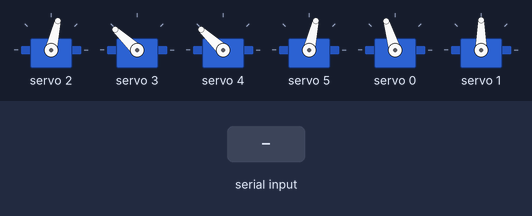
This sketch was run on a simulated Arduino Uno, built with avr-gcc and run on an emulated ATmega328P. Shown: 6 × servo. The test bench sets the inputs (shaded band).

Above: at 1.2 s.
1.3 s: "BLINK 150\n" received over Serial
At 2.2 s:
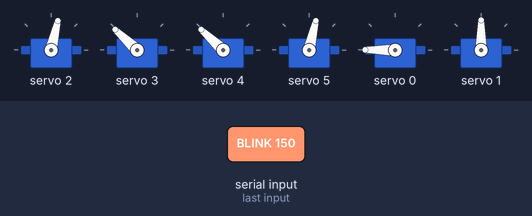
2.8 s: "BLINK\n" received over Serial
At 2.93 s:
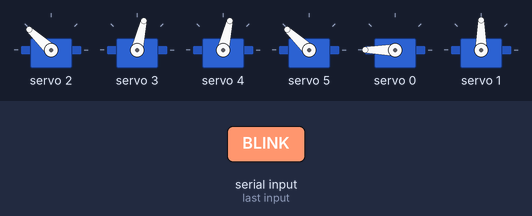
4.5 s: "90 45 200\n" received over Serial
At 5.7 s:
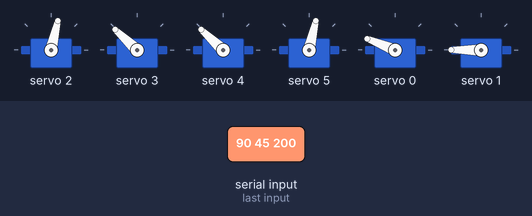
6.0 s: "90 45\n" received over Serial
At 6.9 s:
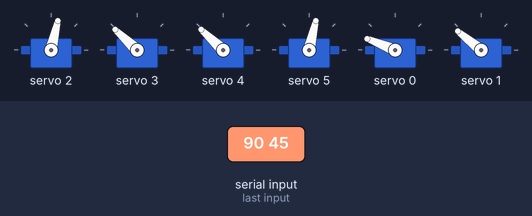
7.5 s: "30 150\n" received over Serial
At 8.0 s:
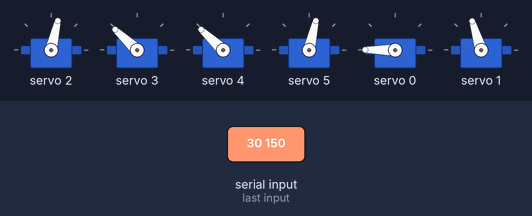
9.0 s: "1 90\n" received over Serial
At 10.3 s:
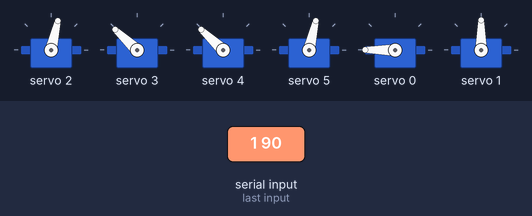
Timing chart, 0 to 11.5 s (numbered marks = the images above; inputs shaded):
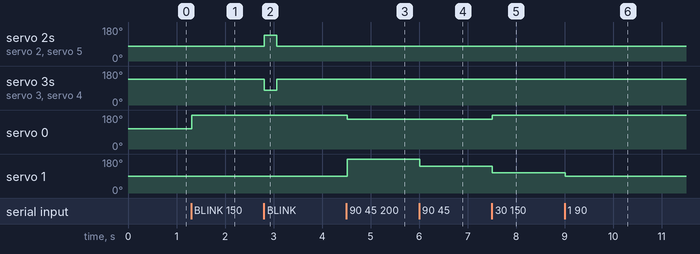

Measured:
- after the input at 1.3 s, servo 0: 107° → 180° at once
- after the input at 2.8 s, servo 2, servo 5: 77° → 137° at once, → 77° 0.25 s later; servo 3, servo 4: 137° → 77° at once, → 137° 0.25 s later
- after the input at 4.5 s, servo 0: 180° → 158° at once; servo 1: 90° → 180° at once
- after the input at 6.0 s, servo 1: 180° → 141° at once
- after the input at 7.5 s, servo 0: 158° → 180° at once; servo 1: 141° → 107° at once
- after the input at 9.0 s, servo 1: 107° → 90° at once

The sketch:

eye_mech_interface.ino
```cpp
#include <Wire.h>
#include <Adafruit_PWMServoDriver.h>

Adafruit_PWMServoDriver pwm = Adafruit_PWMServoDriver();

// Pulse Range of X/Y: Need to be adjusted based on hardware calibration
// X range(degree): 40-140 (mid: 90), Y range(degree): 50-100 (mid: 75)
// PWM range(2.85/degree): 150 ~0 degree， 665 ~180 degree, 410 ~90 degree
#define X_DEGREE_MIN 40
#define X_DEGREE_MAX 140
#define Y_DEGREE_MIN 50
#define Y_DEGREE_MAX 100

#define SERVOMIN  150 // this is the 'minimum' pulse length count (out of 4096)
#define PULSE_Ratio 2.85

// Pulse Range of lid
#define SERVOMIN_LID 330
#define SERVOMAX_LID 480

int Fullrange = SERVOMIN_LID+SERVOMAX_LID-10;

// port cache
String inputString = "";
bool stringComplete = false;

// Current pulse of lid(left-top,left-bottom,right-top,right-bottom), initial value is fully open
int uplidpulse = SERVOMIN_LID;
int lolidpulse = SERVOMAX_LID;
int altuplidpulse = SERVOMAX_LID;
int altlolidpulse = SERVOMIN_LID;
// Pulse step for lid when receiving command from mouse wheel
const int LID_STEP_PULSE = 5;

void update_lid() {
  pwm.setPWM(2, 0, uplidpulse);
  pwm.setPWM(3, 0, lolidpulse);
  pwm.setPWM(4, 0, altuplidpulse);
  pwm.setPWM(5, 0, altlolidpulse);
}

void blink() {
  // close lid
  pwm.setPWM(2, 0, SERVOMAX_LID);
  pwm.setPWM(3, 0, SERVOMIN_LID);
  pwm.setPWM(4, 0, SERVOMIN_LID);
  pwm.setPWM(5, 0, SERVOMAX_LID);

  delay(250);

  // open lid
  update_lid();
}

void update_lid_pulse(int delta) {
  int d_pulse = delta * LID_STEP_PULSE;
  uplidpulse -= d_pulse;
  uplidpulse = constrain(uplidpulse, SERVOMIN_LID, SERVOMAX_LID);
  altuplidpulse = Fullrange - uplidpulse;

  lolidpulse += d_pulse;
  lolidpulse = constrain(lolidpulse, SERVOMIN_LID, SERVOMAX_LID);
  altlolidpulse = Fullrange - lolidpulse;

  update_lid();
}

void update_eye(float x, float y) {
  int xPulse = SERVOMIN + PULSE_Ratio * map(x, -50, 50, X_DEGREE_MIN, X_DEGREE_MAX);
  int yPulse = SERVOMIN + PULSE_Ratio * map(y, -50, 50, Y_DEGREE_MIN, Y_DEGREE_MAX);
  pwm.setPWM(0, 0, xPulse);
  pwm.setPWM(1, 0, yPulse);
}

void setup() {
  Serial.begin(9600);
  //Serial.println("Arduino: Ready to receive X,Y / δ / BLINK commands");

  pwm.begin();
  pwm.setPWMFreq(60); // Analog servos run at ~60 Hz updates

  // Initialize lid
  update_lid();

  // Initialize eye
  update_eye(0, 0);

  delay(10);
}

void loop() {
  // Read serial data, if available
  while (Serial.available()) {
    char inChar = (char)Serial.read();
    if (inChar == '\n') {
      stringComplete = true;
    } else {
      inputString += inChar;
    }
  }

  if (stringComplete) {
    inputString.trim();
    //Serial.print("Data Received: "); Serial.println(inputString);

    if (inputString == "BLINK") {
      blink();
    }
    else if (inputString.startsWith("LID")) {
      // δ: the amount of lid update
      int idx_1 = inputString.indexOf(' ');
      int delta = inputString.substring(idx_1 + 1).toInt();
      if (idx_1 != -1) {
        update_lid_pulse(delta);
      } else{
        Serial.print("Command Error: ");
        Serial.println(inputString);
      }
    }
    else {
      // X,Y commands from "EYE X Y"([-50, 50], [-50, 50] percentage)
      int idx_1 = inputString.indexOf(' ');
      int idx_2 = inputString.indexOf(' ', idx_1 + 1);
      if (idx_1 != -1) {
        float xVal = inputString.substring(idx_1 + 1, idx_2).toFloat();
        float yVal = inputString.substring(idx_2 + 1).toFloat();
        update_eye(xVal, yVal);
      } else{
        Serial.print("Command Error: ");
        Serial.println(inputString);
      }
    }

    // reset the string
    inputString = "";
    stringComplete = false;
  }

  delay(5);
}
```
